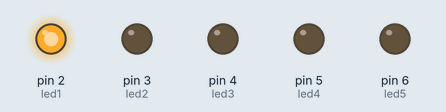
The sketch below on a simulated Arduino Uno, built with avr-gcc and run on an emulated ATmega328P. Parts: output pins drawn as LEDs (lit = HIGH).

Above: at 0.05 s.
At 0.45 s:
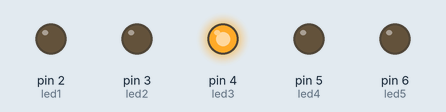
At 0.85 s:
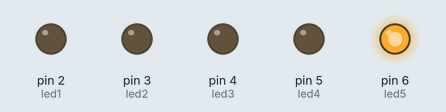
At 1.85 s:
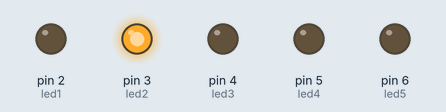
At 2.65 s:
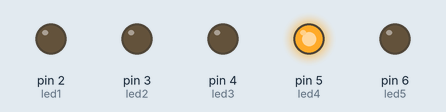
At 3.55 s:
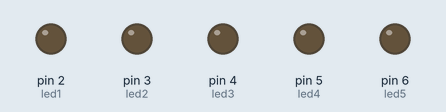
Timing chart, 0 to 3.9 s (numbered marks = the images above):
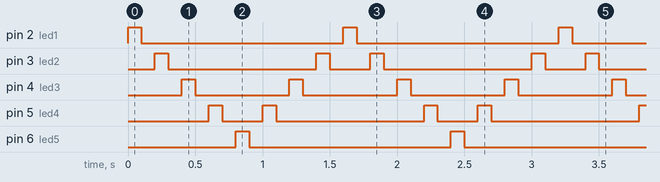

The sketch:

5ledBrink2.ino
```cpp
#define led1 2
#define led2 3
#define led3 4
#define led4 5
#define led5 6
int dl = 100;

void setup() {
  // put your setup code here, to run once:
  pinMode(led1, OUTPUT);
  pinMode(led2, OUTPUT);
  pinMode(led3, OUTPUT);
  pinMode(led4, OUTPUT);
  pinMode(led5, OUTPUT);
}

void loop() {
  // put your main code here, to run repeatedly:

  for (int i = 2; i <= 6; i++){
    digitalWrite(i, HIGH);
    delay(dl);
    digitalWrite(i, LOW);
    delay(dl);
  }

  for(int i = 5;i >= 3; i--){
    digitalWrite(i, HIGH);
    delay(dl);
    digitalWrite(i, LOW);
    delay(dl);
  }

}
```

Measured:
- by itself, pin 2 (led1), pin 6 (led5): alternates HIGH for 0.10 s and LOW for 1.5 s
- by itself, pin 3 (led2): repeats every 1.6 s: LOW 1.1 s, HIGH 0.10 s, LOW 0.30 s, HIGH 0.10 s
- by itself, pin 4 (led3): alternates HIGH for 0.10 s and LOW for 0.70 s
- by itself, pin 5 (led4): repeats every 1.6 s: LOW 0.30 s, HIGH 0.10 s, LOW 1.1 s, HIGH 0.10 s
